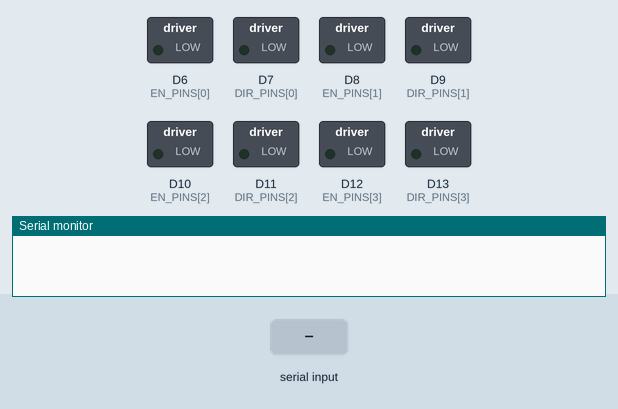
This sketch was run on a simulated Arduino Due. On the bench: switched loads named in the sketch (green lamp = pin HIGH), the last lines printed to the serial monitor. Inputs (shaded band) come from the test bench.

Above: at 1.2 s.
1.3 s: "f" received over Serial
At 2.1 s:
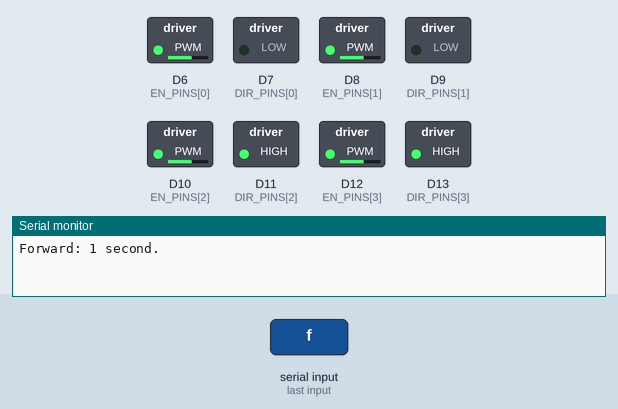
At 3.3 s:
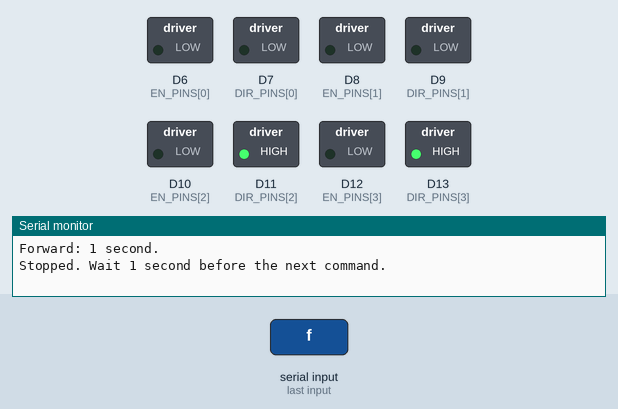
3.8 s: "b" received over Serial
At 5.2 s:
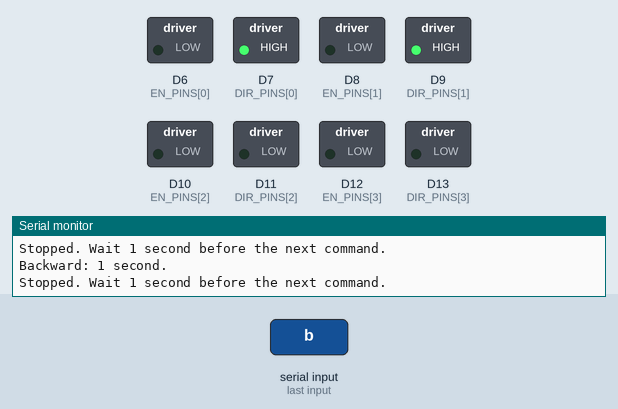
Timing chart, 0 to 6.8 s (numbered marks = the images above; inputs shaded):
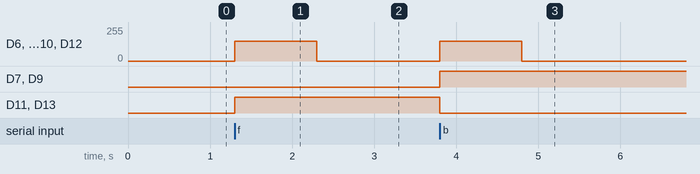

Measured:
- after the input at 1.3 s, D6 (EN_PINS[0]), D8 (EN_PINS[1]), D10 (EN_PINS[2]), D12 (EN_PINS[3]): 0/255 → 150/255 at once, → 0/255 1.0 s later; D11 (DIR_PINS[2]), D13 (DIR_PINS[3]): LOW → HIGH at once
- after the input at 3.8 s, D6 (EN_PINS[0]), D8 (EN_PINS[1]), D10 (EN_PINS[2]), D12 (EN_PINS[3]): 0/255 → 150/255 at once, → 0/255 1.0 s later; D7 (DIR_PINS[0]), D9 (DIR_PINS[1]): LOW → HIGH at once; D11 (DIR_PINS[2]), D13 (DIR_PINS[3]): HIGH → LOW at once

The sketch:

All_Motors_Test.ino
```cpp
// Arduino Due (Programming Port), Cytron FD04A.
// Same wiring as Four_Motor_Test. Battery -> Cytron; USB -> Due.
// Due GND -> Cytron G. Leave Cytron V disconnected.
// Serial Monitor 115200: f = forward, b (or r) = backward, s = stop.
// Each movement lasts one second. Check directions with wheels raised first.
const int DIR_PINS[] = {7, 9, 11, 13};  // Cytron labels 1, 3, 5, 7
const int EN_PINS[]  = {6, 8, 10, 12};  // Cytron labels 2, 4, 6, 8

// M1, M2, M3, M4: electrical direction that makes each wheel drive forward.
// Initial guess assumes M1/M2 on one side, M3/M4 on the other.
// Change LOW <-> HIGH for any wheel that turns backward during f.
const int FORWARD_LEVEL[] = {LOW, LOW, HIGH, HIGH};
const int TEST_PWM = 150;  // Duty setting 0-255; NOT measured speed.
const unsigned long RUN_MS = 1000;
bool running = false;
unsigned long startedAt = 0;
unsigned long stoppedAt = 0;

void stopMotors() {
  for (int i = 0; i < 4; i++) analogWrite(EN_PINS[i], 0);
  running = false;
  stoppedAt = millis();
  Serial.println("Stopped. Wait 1 second before the next command.");
}

void setup() {
  for (int i = 0; i < 4; i++) {
    digitalWrite(EN_PINS[i], LOW);
    pinMode(EN_PINS[i], OUTPUT);
    digitalWrite(DIR_PINS[i], LOW);
    pinMode(DIR_PINS[i], OUTPUT);
  }
  analogWriteResolution(8);
  Serial.begin(115200);
}

void loop() {
  if (running && millis() - startedAt >= RUN_MS) stopMotors();
  if (!Serial.available()) return;
  char command = Serial.read();
  if (command == 's') {
    stopMotors();
  } else if (command == 'f' || command == 'b' || command == 'r') {
    if (running || millis() - stoppedAt < 1000) {
      Serial.println("Wait until stopped for 1 second.");
      return;
    }
    // Set every direction before enabling any motor.
    for (int i = 0; i < 4; i++) {
      int direction = FORWARD_LEVEL[i];
      if (command != 'f') direction = (direction == LOW) ? HIGH : LOW;
      digitalWrite(DIR_PINS[i], direction);
    }
    startedAt = millis();
    for (int i = 0; i < 4; i++) analogWrite(EN_PINS[i], TEST_PWM);
    running = true;
    Serial.println(command == 'f' ? "Forward: 1 second." : "Backward: 1 second.");
  }
}
```
